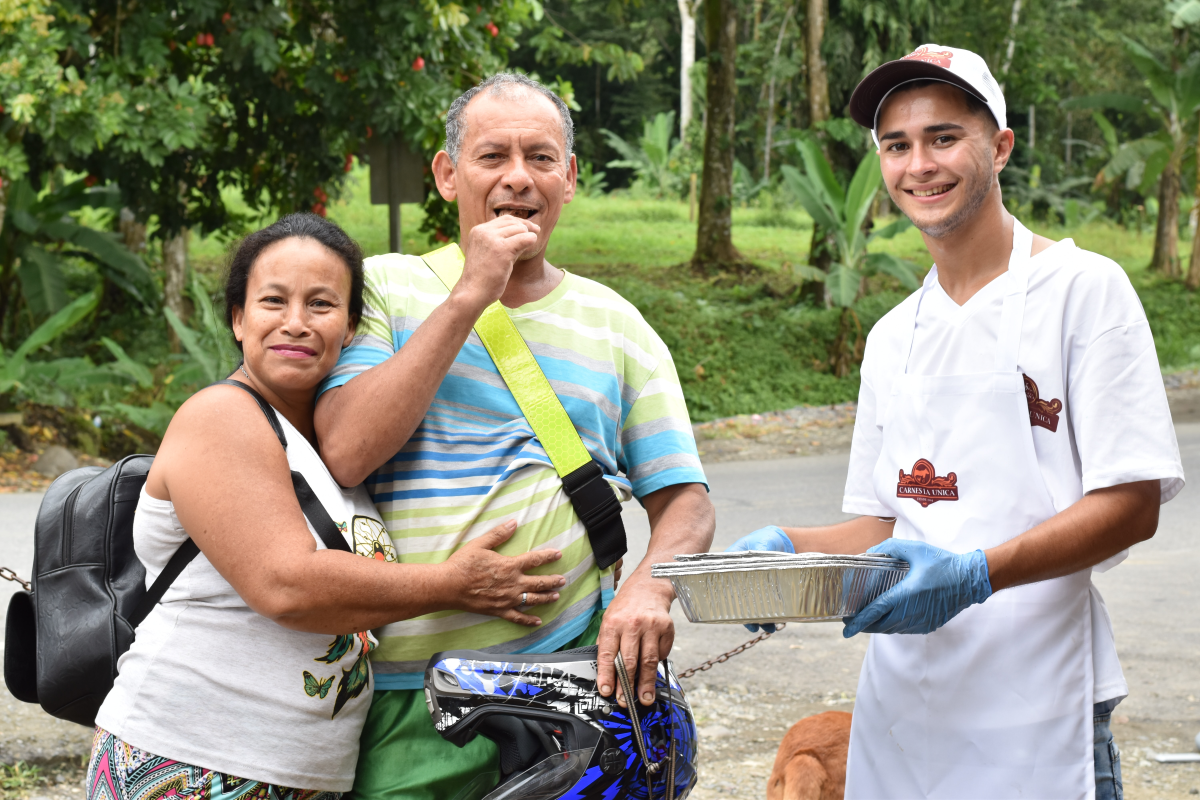
#> input picture yerling-villalobos-JyF20VNA2MI-unsplash.jpg, 6000 x 4000 px (shown at 1/5 size)
$ jupyter execute --allow-errors 'AGE AND GENDER DETECTION by kuNal_Kushwaha .ipynb'
#> lines starting #> are read from the running program, lines starting #| are printed output that depends on the picture
# IMPORTING LIBRARIES

[cell 1]
import cv2
import matplotlib.pyplot as plt

# Input image

[cell 2]
image = cv2.imread('yerling-villalobos-JyF20VNA2MI-unsplash.jpg')
#> image is the input picture: shape (4000, 6000, 3); mean B, G, R 119.4, 140.6, 140.7
image = cv2.resize(image, (720, 640))
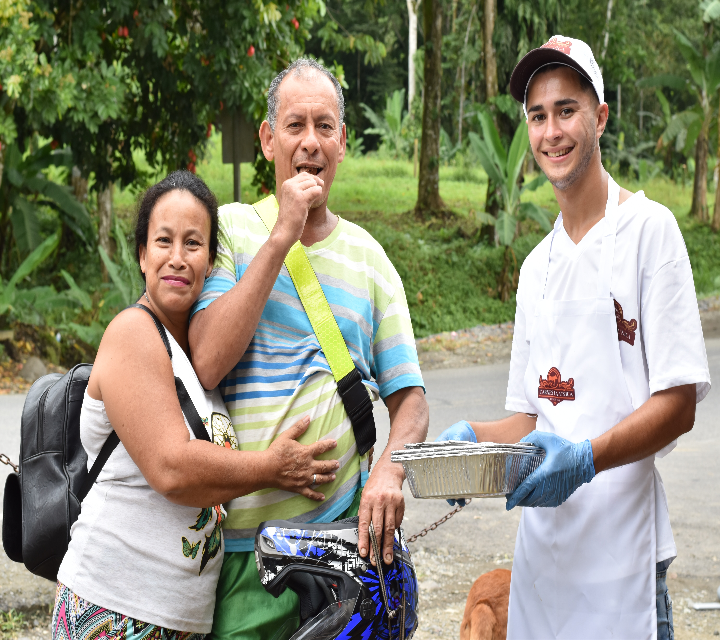
#> image: shape (640, 720, 3); mean B, G, R 119.3, 140.5, 140.7
plt.imshow(image)
plt.show()

# Importing Models and set mean values

[cell 3]
face1 = "opencv_face_detector.pbtxt"
face2 = "opencv_face_detector_uint8.pb"
age1 = "age_deploy.prototxt"
age2 = "age_net.caffemodel"
gen1 = "gender_deploy.prototxt"
gen2 = "gender_net.caffemodel"

MODEL_MEAN_VALUES = (78.4263377603, 87.7689143744, 114.895847746)

#Using models
# Face

#> (the rest of this cell did not finish here and is left out)

# Categories of distribution

[cell 4]
la = ['(0-2)', '(4-6)', '(8-12)', '(15-20)',
	'(25-32)', '(38-43)', '(48-53)', '(60-100)']
lg = ['Male', 'Female']

[cell 5]
fr_cv = image.copy()

# Face detection

[cell 6]
fr_h = fr_cv.shape[0]
#> fr_h = 640
fr_w = fr_cv.shape[1]
#> fr_w = 720
blob = cv2.dnn.blobFromImage(fr_cv, 1.0, (300, 300),
                            [104, 117, 123], True, False)

#> (the rest of this cell did not finish here and is left out)

# Face bounding box creation

[cell 7]
faceBoxes = []
#> (the rest of this cell did not finish here and is left out)

# Checking if face detected or not

[cell 8]
if not faceBoxes:
    print("No face detected")

# Final results (otherwise)
# Loop for all the faces detected

for faceBox in faceBoxes:
    face = fr_cv[max(2, faceBox[1]-15):
min(faceBox[3]+15, fr_cv.shape[0]-1),
max(0, faceBox[0]-15):min(faceBox[2]+15,
fr_cv.shape[1]-1)]

#Extracting the main blob part

#> (the rest of this cell did not finish here and is left out)


$ run again, with OIP (1).jpeg copied over yerling-villalobos-JyF20VNA2MI-unsplash.jpg
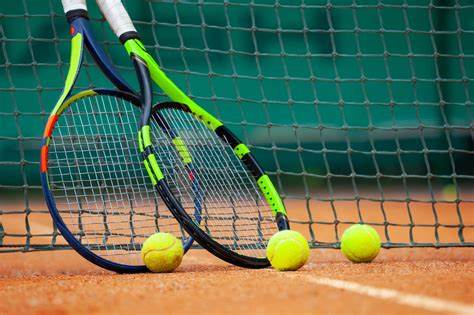
#> input picture OIP (1).jpeg, 474 x 315 px
#> image is the input picture: shape (315, 474, 3); mean B, G, R 84.5, 110.8, 93.3
#> `image = cv2.resize(image, (720, 640))`:
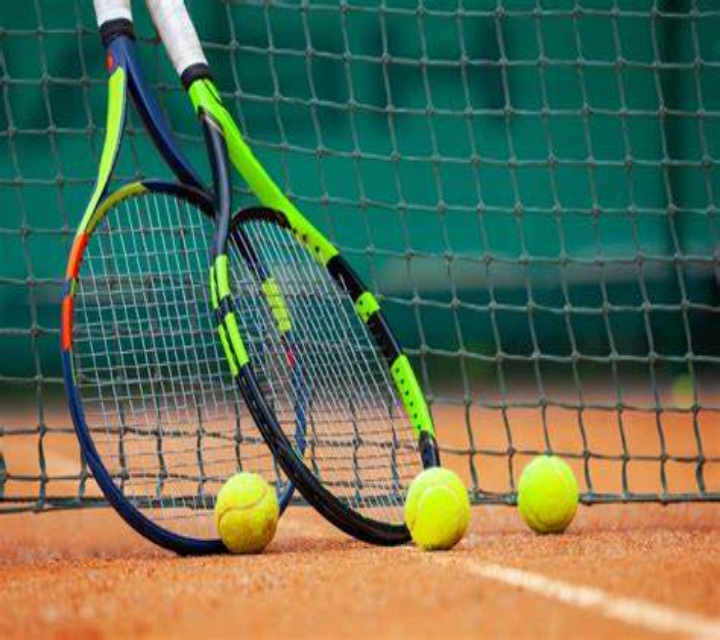
#> image: shape (640, 720, 3); mean B, G, R 84.4, 110.7, 93.1

$ run again, with OIP.jpeg copied over yerling-villalobos-JyF20VNA2MI-unsplash.jpg
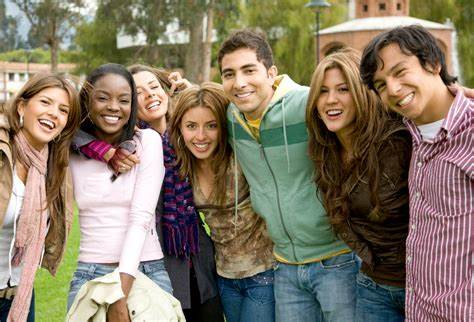
#> input picture OIP.jpeg, 474 x 322 px
#> image is the input picture: shape (322, 474, 3); mean B, G, R 102.2, 120.8, 133
#> `image = cv2.resize(image, (720, 640))`:
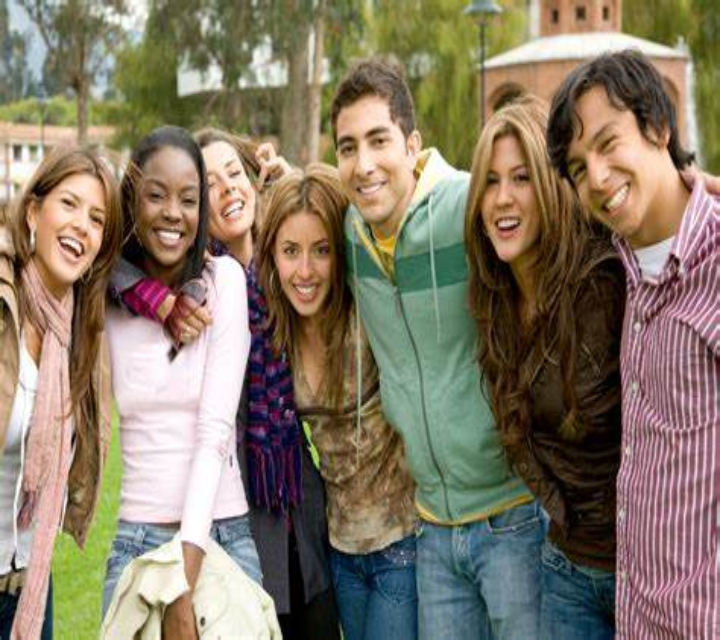
#> image: shape (640, 720, 3); mean B, G, R 102.1, 120.6, 132.9
